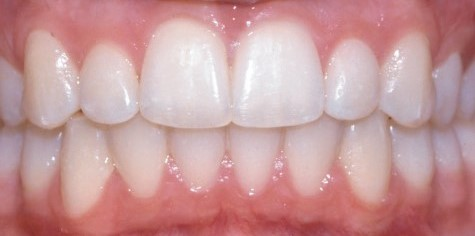
%> input picture case1.jpg, 475 x 236 px
$ octave dentalDetection_t1.m   (GNU Octave 9; MATLAB toolbox functions it lacks are replaced by stand-ins)
%> lines starting %> are read from the running program, lines starting %| are printed output that depends on the picture; in (x1, y1, x2, y2) boxes, pixels count from 0 and x2, y2 are one past the last pixel; in counts of white or black regions, pixels touching at a corner belong together; the program's own positions count from 1
clc
close all
clear all

%Read image files
I = imread('case1.jpg');
%> I is the input picture: size 236x475x3 uint8; mean R, G, B 198.6, 152.8, 154.3

%Convert images to grayscale
gray = rgb2gray(I);
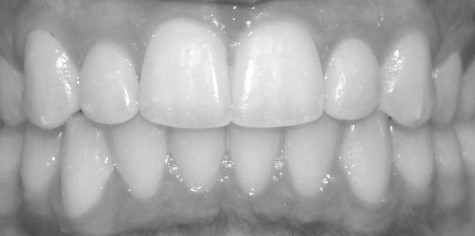
%> gray: size 236x475 uint8; min 72, max 255, mean 166.7

%Show image and histogram
figure;
subplot(3,2,1), imshow(I), title('Original');
subplot(3,2,3), imshow(gray), title('Grayscale');

%Filter image using median filtering
fil = medfilt2(gray,[3 3]);
subplot(3,2,4),imshow(fil), title('Median filter');

%Sharpen the image
sharp = imsharpen(fil);
subplot(3,2,5), imshow(fil), title('Sharpen image');
subplot(3,2,6), imhist(fil), title('Histogram of Sharpen img');
%> after `title('Histogram of Sharpen img')`:
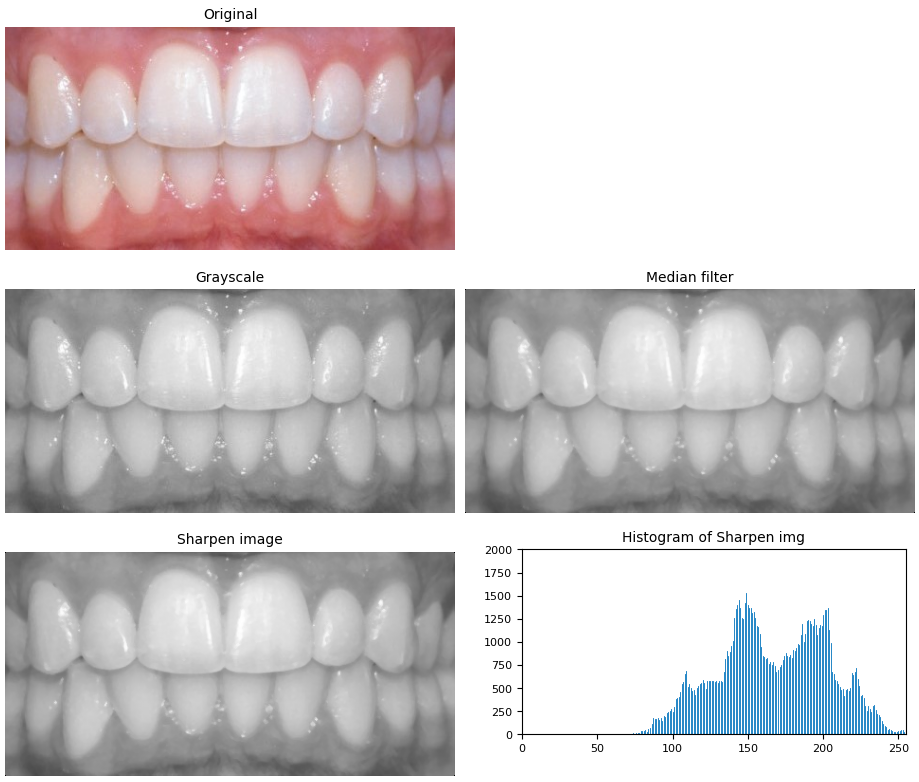
%> figure redrawn from the program's plot data, 5 panels

%Convert image to binary
bin = roicolor(sharp, 65, 255);% all pixels in (65,255) will be 1 and white
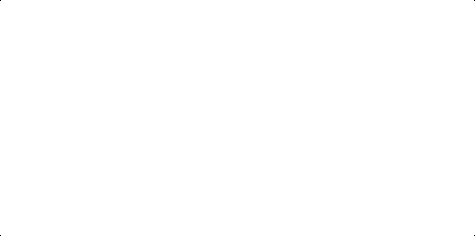
%> bin: size 236x475 logical; 100% white; black in thin lines or dots
figure, imshow(bin), title('Binary image'); % the rest is 0 which is black

%calculate percentage of cavity
white = nnz(bin)                        %total white pixels (non cavity)
%> white = 112096
black = numel(bin)-white                %total black pixels (cavity)
%> black = 4
blackPercent = round((black/numel(bin))*100, 2)%percentage of black pixels
%> blackPercent = 0

h = msgbox(['The percentage of cavity is ' num2str(blackPercent) '%'], 'Result');
%> h = []

$ run again, with case2.jpg copied over case1.jpg
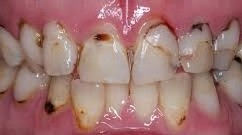
%> input picture case2.jpg, 242 x 135 px
%> I is the input picture: size 135x242x3 uint8; mean R, G, B 160, 115.3, 112.5
%> `gray = rgb2gray(I);`:
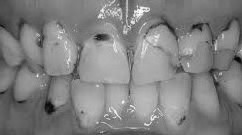
%> gray: size 135x242 uint8; min 4, max 252, mean 128.4
%> `bin = roicolor(sharp, 65, 255);`:
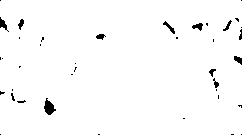
%> bin: size 135x242 logical; 98.1% white; 39 black regions (28 under 20 px), largest, box (x1, y1, x2, y2) and area: (44, 98, 56, 115) 116, (0, 17, 9, 32) 54, (192, 23, 203, 31) 50
%> white = 32050
%> black = 620
%> blackPercent = 1.9
%> h = []

$ run again, with case3.jpg copied over case1.jpg
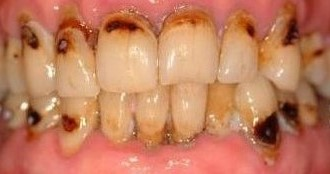
%> input picture case3.jpg, 330 x 174 px
%> I is the input picture: size 174x330x3 uint8; mean R, G, B 194.3, 124.9, 93.5
%> `gray = rgb2gray(I);`:
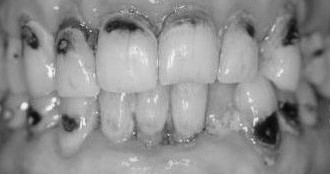
%> gray: size 174x330 uint8; min 8, max 247, mean 142.1
%> `bin = roicolor(sharp, 65, 255);`:
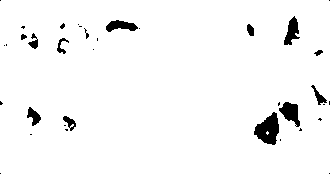
%> bin: size 174x330 logical; 96.5% white; 36 black regions (23 under 20 px), largest, box (x1, y1, x2, y2) and area: (254, 112, 279, 145) 515, (279, 102, 300, 127) 295, (284, 16, 300, 45) 251
%> white = 55412
%> black = 2008
%> blackPercent = 3.5
%> h = []

$ run again, with t1.jpg copied over case1.jpg
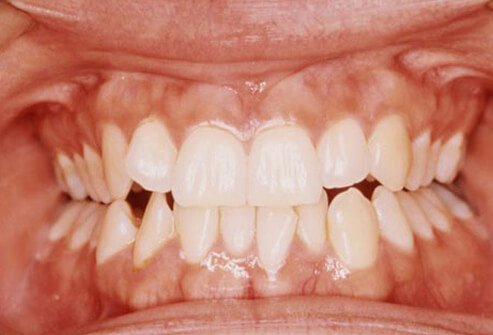
%> input picture t1.jpg, 493 x 335 px
%> I is the input picture: size 335x493x3 uint8; mean R, G, B 199.7, 131.9, 113.9
%> `gray = rgb2gray(I);`:
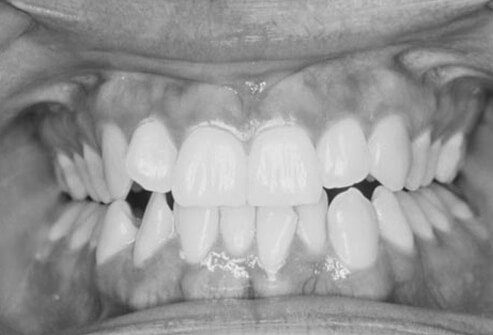
%> gray: size 335x493 uint8; min 25, max 240, mean 150.1
%> `bin = roicolor(sharp, 65, 255);`:
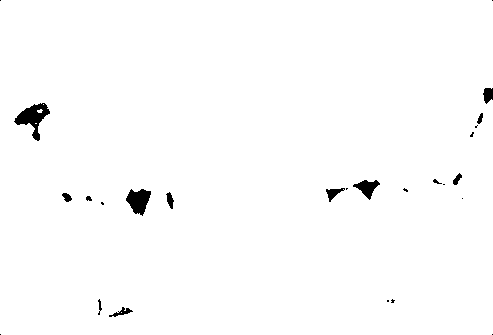
%> bin: size 335x493 logical; 98.8% white; 26 black regions (13 under 20 px), largest, box (x1, y1, x2, y2) and area: (14, 103, 50, 141) 563, (126, 189, 151, 216) 427, (353, 180, 380, 200) 255
%> white = 163219
%> black = 1936
%> blackPercent = 1.17
%> h = []
